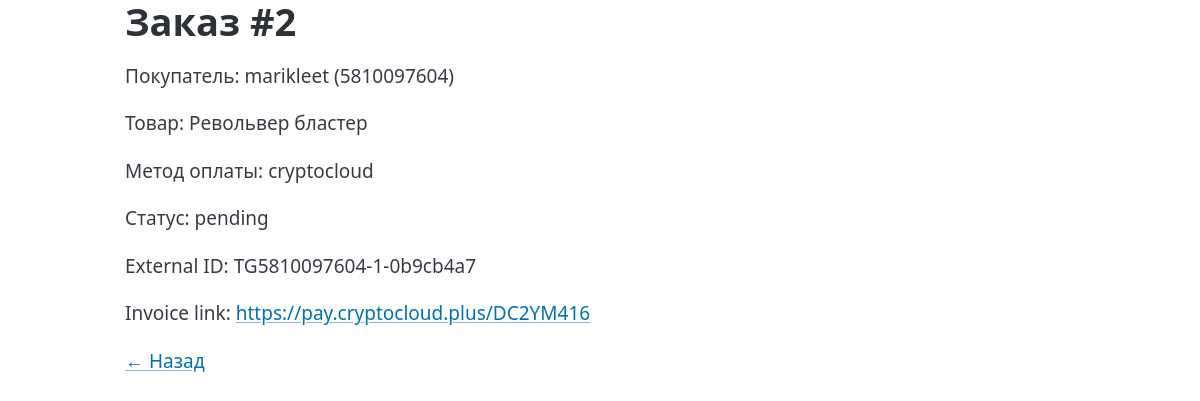
/orders/2, run on the app's committed database.
### app/models.py (models this page shows)
class Order(Base):
    __tablename__ = "orders"
    id: Mapped[int] = mapped_column(Integer, primary_key=True, index=True)
    user_id: Mapped[int] = mapped_column(Integer, index=True)
    username: Mapped[str] = mapped_column(String(100), default="")
    product_id: Mapped[int] = mapped_column(Integer, ForeignKey("products.id"))
    payment_method: Mapped[str] = mapped_column(String(30))  # 'stars' | 'cryptocloud'
    status: Mapped[str] = mapped_column(String(30), default="pending")
    created_at: Mapped[datetime] = mapped_column(DateTime, default=datetime.utcnow)
    updated_at: Mapped[datetime] = mapped_column(DateTime, default=datetime.utcnow, onupdate=datetime.utcnow)
    external_id: Mapped[str] = mapped_column(String(120), default="")  # CryptoCloud order_id
    invoice_link: Mapped[str] = mapped_column(String(500), default="")
    product = relationship("Product")

class Product(Base):
    __tablename__ = "products"
    id: Mapped[int] = mapped_column(Integer, primary_key=True, index=True)
    title: Mapped[str] = mapped_column(String(200), nullable=False)
    description: Mapped[str] = mapped_column(Text, default="")
    price_stars: Mapped[int] = mapped_column(Integer, default=100)  # XTR
    price_usd: Mapped[float] = mapped_column(Float, default=1.99)   # for CryptoCloud
    file_path: Mapped[str] = mapped_column(String(400), nullable=False)
    is_active: Mapped[bool] = mapped_column(Boolean, default=True)

### app/admin.py (the view)
@app.get("/orders/{order_id}", response_class=HTMLResponse)
async def order_detail(order_id: int, request: Request, db: Session = Depends(get_db)):
    order = get_order(db, order_id)
    return templates.TemplateResponse("order_detail.html", {"request": request, "order": order})

### app/templates/order_detail.html (shortened to what this page needs)
<!doctype html>
<html>
<head>
  <link rel="stylesheet" href="https://cdn.jsdelivr.net/npm/@picocss/pico@2/css/pico.min.css">
</head>
<body class="container">
  <h1>Заказ #{{order.id}}</h1>
  <p>Покупатель: {{order.username}} ({{order.user_id}})</p>
  <p>Товар: {{order.product.title}}</p>
  <p>Метод оплаты: {{order.payment_method}}</p>
  <p>Статус: {{order.status}}</p>
  <p>External ID: {{order.external_id}}</p>
  <p>Invoice link: <a href="{{order.invoice_link}}" target="_blank">{{order.invoice_link}}</a></p>
  <p><a href="/">← Назад</a></p>
</body>
</html>

### data on the page
Order: username "marikleet", user_id "5810097604", payment_method "cryptocloud", status "pending", external_id "TG5810097604-1-0b9cb4a7", invoice_link "https://pay.cryptocloud.plus/DC2YM416"
Product: product "Револьвер бластер"
